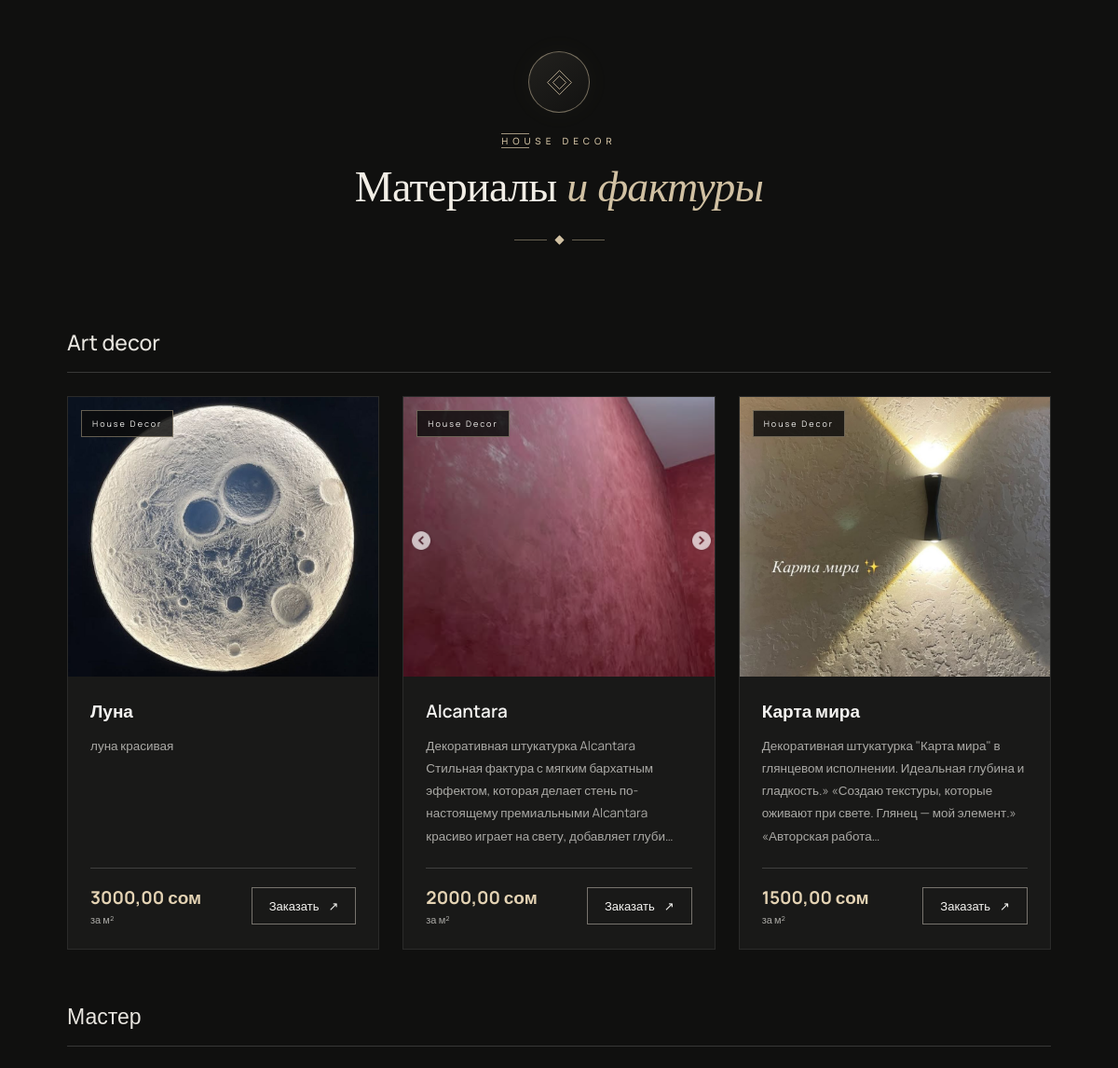
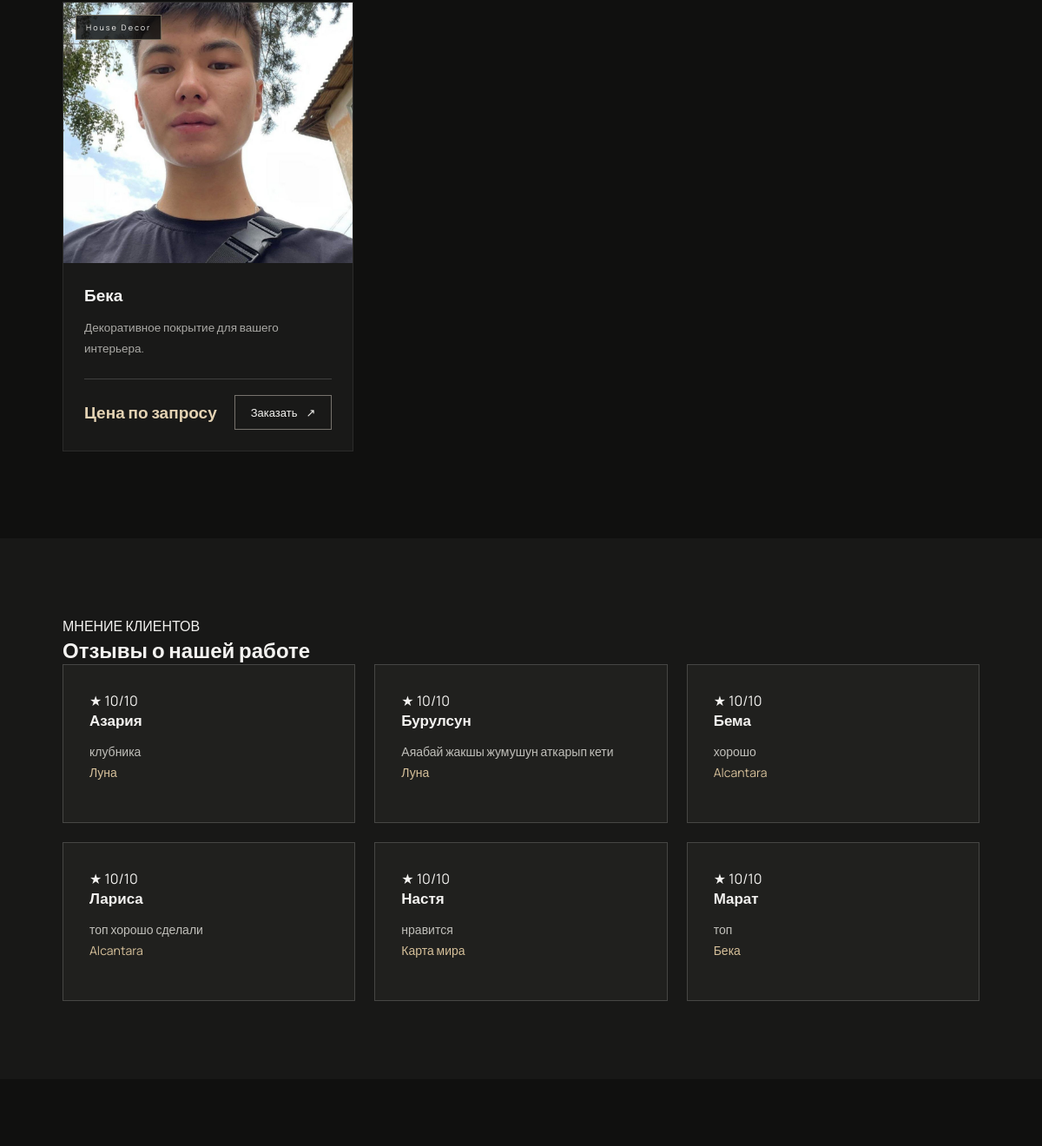
/ (middle part), run on an earlier commit of the app's database (2 pictures, top to bottom).
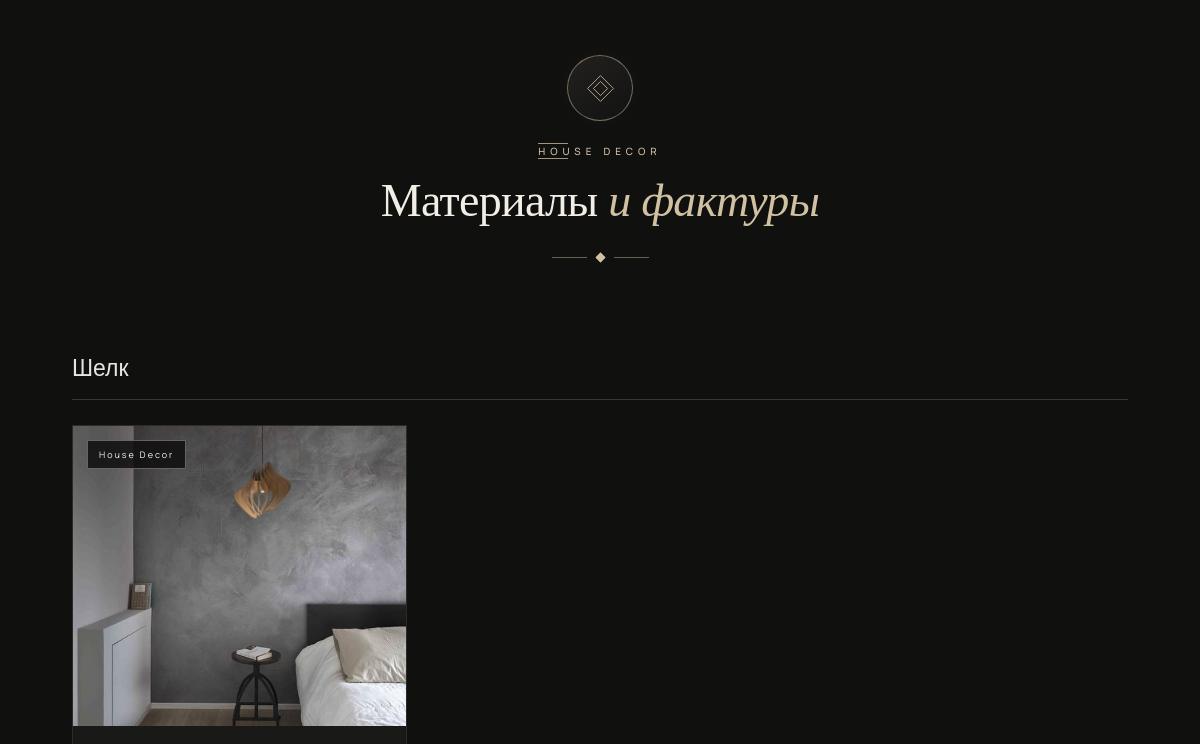
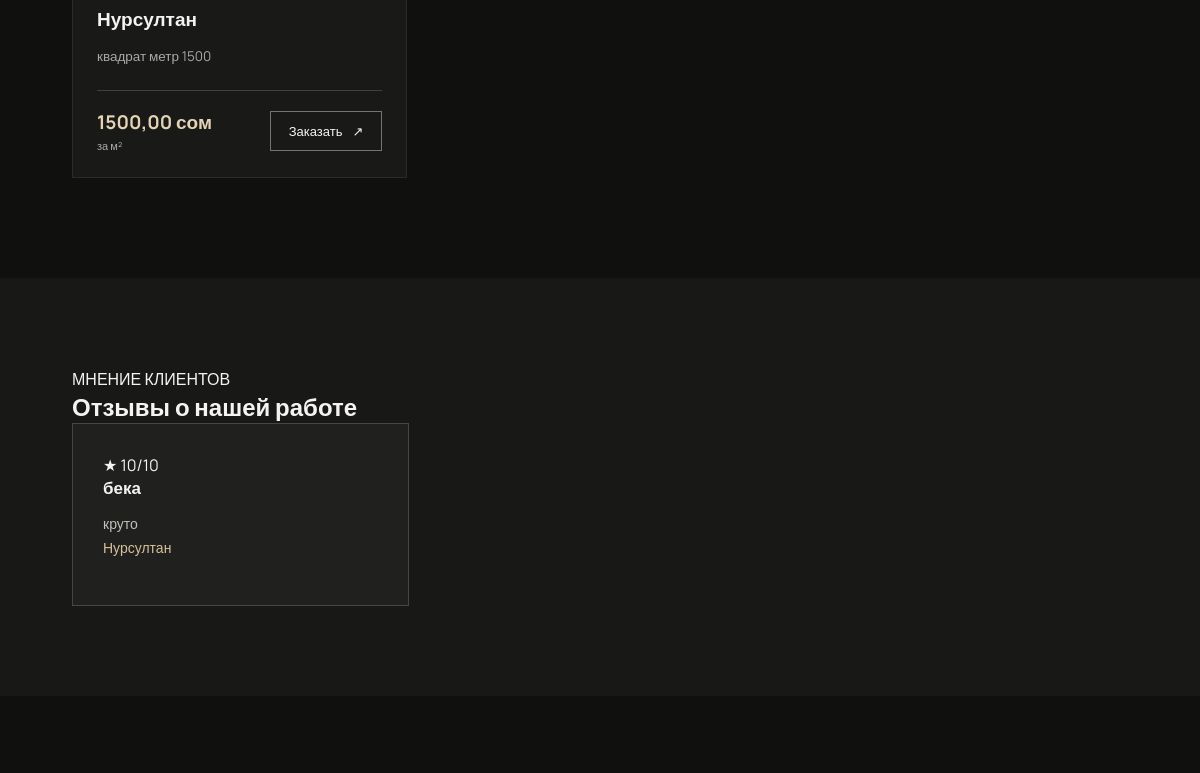
And on a later commit of the database (2 pictures, top to bottom).
### catalog/models.py (models this page shows, shortened)
class Timestamped(models.Model):
    created_at = models.DateTimeField(auto_now_add=True)
    updated_at = models.DateTimeField(auto_now=True)
    class Meta:
        abstract = True

class Category(Timestamped):
    title = models.CharField(max_length=120)
    slug = models.SlugField(max_length=140, unique=True, blank=True)
    description = models.TextField(blank=True)
    class Meta:
        verbose_name = 'Категория'
        verbose_name_plural = 'Категории'
        ordering = ['title']

class Product(Timestamped):
    category = models.ForeignKey(
        Category,
        on_delete=models.CASCADE,
        related_name='products'
    )
    title = models.CharField(max_length=160)
    slug = models.SlugField(unique=True, blank=True)
    short_desc = models.CharField(max_length=240, blank=True)
    description = models.TextField(blank=True)
    price = models.DecimalField(
        max_digits=10,
        decimal_places=2,
        null=True,
        blank=True,
        validators=[MinValueValidator(0)],
        verbose_name='Цена материала за м² (сом)'
    )
    application_price = models.DecimalField(
        max_digits=10,
        decimal_places=2,
        default=0,
        validators=[MinValueValidator(0)],
        verbose_name='Цена нанесения за м² (сом)'
    )
    is_published = models.BooleanField(default=True)
    image = models.ImageField(
        upload_to='products/',
        null=True,
        blank=True
    )
    class Meta:
        verbose_name = 'Изделие'
        verbose_name_plural = 'Изделия'
        ordering = ['-created_at']

class Review(Timestamped):
    product = models.ForeignKey(
        Product,
        on_delete=models.CASCADE,
        related_name='reviews'
    )
    name = models.CharField(max_length=120)
    rating = models.PositiveSmallIntegerField(
        default=10,
        validators=[
            MinValueValidator(1),
            MaxValueValidator(10)
        ]
    )
    text = models.TextField(blank=True)
    class Meta:
        verbose_name = 'Отзыв'
        verbose_name_plural = 'Отзывы'
        ordering = ['-created_at']

### catalog/views.py (the view)
# urls.py: 2. Add a URL to urlpatterns:  path('', views.home, name='home')
def home(request):
    products = Product.objects.filter(is_published=True)
    categories = Category.objects.all()
    return render(request, 'catalog/home.html', {
        'products': products,
        'categories': categories,
    })

### catalog/templates/catalog/home.html (shortened to what the changed rows need)
{% load static %}
<!DOCTYPE html>
<html lang="ru">
<head>
    <link rel="stylesheet" href="{% static 'css/style.css' %}">
</head>
<body>
<section class="products" id="products">
    <div class="container">
        <div class="section-heading premium-heading">
            <div class="catalog-emblem" aria-hidden="true">
            </div>
            <span class="eyebrow">House Decor</span>
            <h2 class="section-title">
                Материалы <span>и фактуры</span>
            </h2>
            <div class="premium-divider" aria-hidden="true">
            </div>
        </div>
        {% for category in categories %}
            {% with products=category.products.all %}
                {% if products %}
                    <h3 class="category-title">{{ category.title }}</h3>
                    <div class="grid">
                        {% for product in products %}
                            {% if product.is_published %}
                                <article class="card">
                                    <div class="product-image-wrap">
                                        {% if product.image %}
                                            <img
                                                class="product-image"
                                                src="{{ product.image.url }}"
                                                alt="{{ product.title }}"
                                                loading="lazy"
                                            >
                                        {% else %}
                                            <div class="product-no-image">
                                                Фото скоро появится
                                            </div>
                                        {% endif %}
                                        <span class="product-badge">House Decor</span>
                                    </div>
                                    <div class="card-body">
                                        <h3>{{ product.title }}</h3>
                                        <p class="product-description">
                                            {% if product.short_desc %}
                                                {{ product.short_desc|truncatechars:180 }}
                                            {% elif product.description %}
                                                {{ product.description|truncatechars:180 }}
                                            {% else %}
                                                Декоративное покрытие для вашего интерьера.
                                            {% endif %}
                                        </p>
                                        <div class="card-bottom">
                                            <div class="price-block">
                                                <span class="price">
                                                    {% if product.price != None %}
                                                        {{ product.price }} сом
                                                    {% else %}
                                                        Цена по запросу
                                                    {% endif %}
                                                </span>
                                                {% if product.price != None %}
                                                    <span class="price-unit">за м²</span>
                                                {% endif %}
                                            </div>
                                            <a
                                                class="btn-small"
                                                href="{% url 'create_order' %}?product={{ product.id }}"
                                            >
                                                Заказать <span aria-hidden="true">↗</span>
                                            </a>
                                        </div>
                                    </div>
                                </article>
                            {% endif %}
                        {% endfor %}
                    </div>
                {% endif %}
            {% endwith %}
        {% empty %}
            <p class="empty-products">
                Каталог скоро пополнится новыми материалами.
            </p>
        {% endfor %}
    </div>
</section>
<section class="reviews" id="reviews">
    <div class="container">
        <div class="section-heading">
            <h2 class="section-title">Отзывы о нашей работе</h2>
        </div>
        <div class="reviews-grid">
            {% for category in categories %}
                {% for product in category.products.all %}
                    {% if product.is_published %}
                        {% for review in product.reviews.all %}
                            <article class="review-card">
                                <div class="review-stars"
                                     aria-label="Оценка {{ review.rating }} из 10">
                                    ★ {{ review.rating }}/10
                                </div>
                                <h3>{{ review.name }}</h3>
                                <p>{{ review.text }}</p>
                                <span class="review-product">{{ product.title }}</span>
                            </article>
                        {% endfor %}
                    {% endif %}
                {% endfor %}
            {% endfor %}
        </div>
    </div>
</section>

What changed in the data, as far as the page shows it:
removed Category: title "Art decor"
removed Product: image (picture), title "Луна", description "луна красивая", price "3000,00", shows "за м²"
removed Product: image (picture), title "Alcantara", description "Декоративная штукатурка Alcantara Стильная фактура с мягким бархатным эффектом, которая делает стень по-настоящему премиальными Alcantara красиво играет на свету, добавляет глуби…", price "2000,00", shows "за м²"
removed Product: image (picture), title "Карта мира", description "Декоративная штукатурка \"Карта мира\" в глянцевом исполнении. Идеальная глубина и гладкость.» «Создаю текстуры, которые оживают при свете. Глянец — мой элемент.» «Авторская работа…", price "1500,00", shows "за м²"
removed Category: title "Мастер", Review (rating "10", name "Марат", text "топ")
removed Product: image (picture), title "Бека", shows "Декоративное покрытие для вашего интерьера.", shows "Цена по запросу", Review (rating "10", name "Марат", text "топ")
removed Review: rating "10", name "Азария", text "клубника"
removed Review: rating "10", name "Бурулсун", text "Аяабай жакшы жумушун аткарып кети"
removed Review: rating "10", name "Бема", text "хорошо"
removed Review: rating "10", name "Лариса", text "топ хорошо сделали"
removed Review: rating "10", name "Настя", text "нравится"
added Category: title "Шелк", Review (rating "10", name "бека", text "круто")
added Product: image (picture), title "Нурсултан", description "квадрат метр 1500", price "1500,00", shows "за м²", Review (rating "10", name "бека", text "круто")
